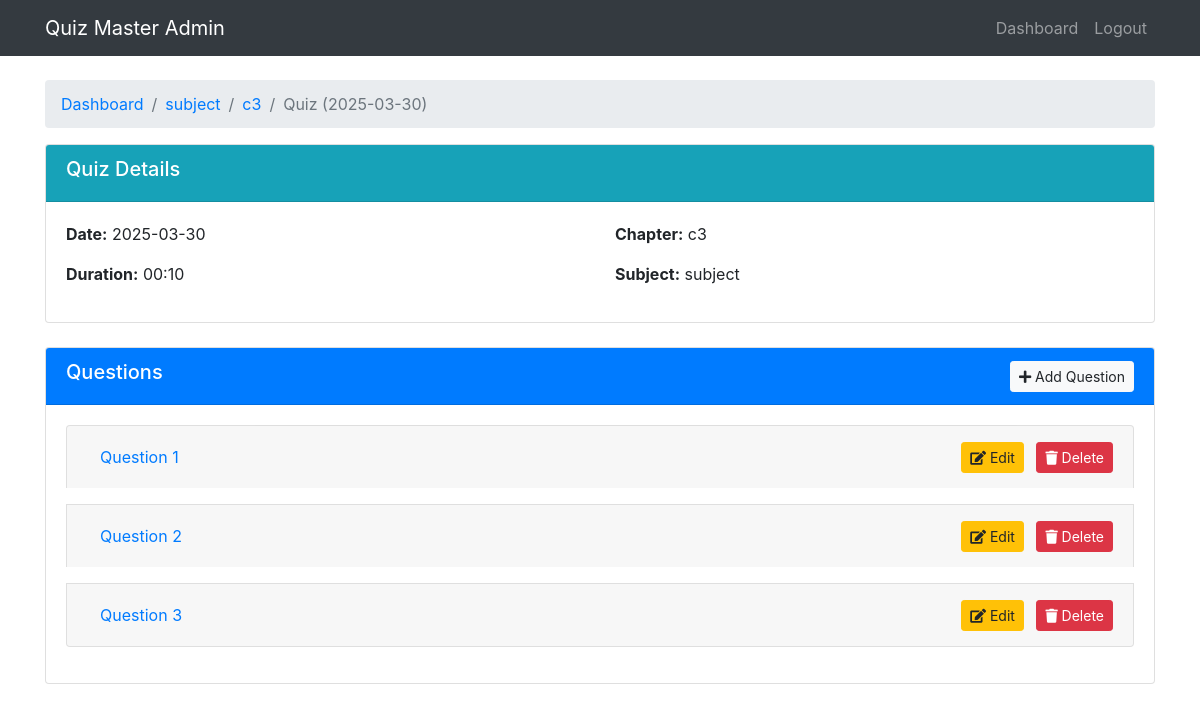
/admin/quiz/1/questions (signed in), run on the app's committed database.
### models/db_setup.py (models this page shows)
class Subject(db.Model):
    id = db.Column(db.Integer, primary_key=True)
    name = db.Column(db.String(100), nullable=False)
    description = db.Column(db.Text)
    chapters = db.relationship('Chapter', backref='subject', lazy=True, cascade="all, delete-orphan")

class Chapter(db.Model):
    id = db.Column(db.Integer, primary_key=True)
    name = db.Column(db.String(100), nullable=False)
    description = db.Column(db.Text)
    subject_id = db.Column(db.Integer, db.ForeignKey('subject.id'), nullable=False)
    quizzes = db.relationship('Quiz', backref='chapter', lazy=True, cascade="all, delete-orphan")

class Quiz(db.Model):
    id = db.Column(db.Integer, primary_key=True)
    chapter_id = db.Column(db.Integer, db.ForeignKey('chapter.id'), nullable=False)
    date_of_quiz = db.Column(db.Date, nullable=False)
    time_duration = db.Column(db.String(5), nullable=False)  # Format: HH:MM
    remarks = db.Column(db.Text)
    questions = db.relationship('Question', backref='quiz', lazy=True, cascade="all, delete-orphan")
    scores = db.relationship('Score', backref='quiz', lazy=True, cascade="all, delete-orphan")

class Question(db.Model):
    id = db.Column(db.Integer, primary_key=True)
    quiz_id = db.Column(db.Integer, db.ForeignKey('quiz.id'), nullable=False)
    question_statement = db.Column(db.Text, nullable=False)
    option1 = db.Column(db.String(200), nullable=False)
    option2 = db.Column(db.String(200), nullable=False)
    option3 = db.Column(db.String(200), nullable=False)
    option4 = db.Column(db.String(200), nullable=False)
    correct_option = db.Column(db.Integer, nullable=False)  # 1, 2, 3, or 4

### controllers/admin.py (the view)
def view_questions(quiz_id):
    if not session.get('is_admin'):
        return redirect(url_for('login'))
    quiz = Quiz.query.get_or_404(quiz_id)
    return render_template('admin/questions.html', quiz=quiz)

### templates/admin/questions.html (shortened to what this page needs)
<!DOCTYPE html>
<html lang="en">
<head>
    <link rel="stylesheet" href="https://stackpath.bootstrapcdn.com/bootstrap/4.5.2/css/bootstrap.min.css">
    <link rel="stylesheet" href="https://cdnjs.cloudflare.com/ajax/libs/font-awesome/5.15.1/css/all.min.css">
</head>
<body>
    <nav class="navbar navbar-expand-lg navbar-dark bg-dark">
        <div class="container">
            <a class="navbar-brand" href="#">Quiz Master Admin</a>
            <div class="collapse navbar-collapse" id="navbarNav">
                <ul class="navbar-nav ml-auto">
                    <li class="nav-item">
                        <a class="nav-link" href="{{ url_for('admin_dashboard') }}">Dashboard</a>
                    </li>
                    <li class="nav-item">
                        <a class="nav-link" href="{{ url_for('logout') }}">Logout</a>
                    </li>
                </ul>
            </div>
        </div>
    </nav>
    <div class="container mt-4">
        <nav aria-label="breadcrumb">
            <ol class="breadcrumb">
                <li class="breadcrumb-item"><a href="{{ url_for('admin_dashboard') }}">Dashboard</a></li>
                <li class="breadcrumb-item"><a href="{{ url_for('view_chapters', subject_id=quiz.chapter.subject.id) }}">{{ quiz.chapter.subject.name }}</a></li>
                <li class="breadcrumb-item"><a href="{{ url_for('view_quizzes', chapter_id=quiz.chapter.id) }}">{{ quiz.chapter.name }}</a></li>
                <li class="breadcrumb-item active">Quiz ({{ quiz.date_of_quiz.strftime('%Y-%m-%d') }})</li>
            </ol>
        </nav>
        <div class="card mb-4">
            <div class="card-header bg-info text-white">
                <h5>Quiz Details</h5>
            </div>
            <div class="card-body">
                <div class="row">
                    <div class="col-md-6">
                        <p><strong>Date:</strong> {{ quiz.date_of_quiz.strftime('%Y-%m-%d') }}</p>
                        <p><strong>Duration:</strong> {{ quiz.time_duration }}</p>
                    </div>
                    <div class="col-md-6">
                        <p><strong>Chapter:</strong> {{ quiz.chapter.name }}</p>
                        <p><strong>Subject:</strong> {{ quiz.chapter.subject.name }}</p>
                    </div>
                </div>
            </div>
        </div>
        <div class="card">
            <div class="card-header bg-primary text-white d-flex justify-content-between align-items-center">
                <h5>Questions</h5>
                <a href="{{ url_for('add_question', quiz_id=quiz.id) }}" class="btn btn-sm btn-light">
                    <i class="fas fa-plus"></i> Add Question
                </a>
            </div>
            <div class="card-body">
                {% if quiz.questions %}
                    <div class="accordion" id="questionAccordion">
                        {% for question in quiz.questions %}
                            <div class="card mb-3">
                                <div class="card-header d-flex justify-content-between align-items-center" id="heading{{ question.id }}">
                                    <h5 class="mb-0">
                                        <button class="btn btn-link" type="button" data-toggle="collapse"
                                                data-target="#collapse{{ question.id }}" aria-expanded="true"
                                                aria-controls="collapse{{ question.id }}">
                                            Question {{ loop.index }}
                                        </button>
                                    </h5>
                                    <div>
                                        <a href="#" class="btn btn-warning btn-sm mr-2">
                                            <i class="fas fa-edit"></i> Edit
                                        </a>
                                        <a href="{{ url_for('delete_question', question_id=question.id) }}" class="btn btn-danger btn-sm"
                                          onclick="return confirm('Are you sure you want to delete this question?')">
                                            <i class="fas fa-trash"></i> Delete
                                        </a>
                                    </div>
                                </div>
                            </div>
                        {% endfor %}
                    </div>
                {% else %}
                    <p class="text-center">No questions added for this quiz yet. Add some questions to get started!</p>
                {% endif %}
            </div>
        </div>
    </div>
</body>
</html>

### data on the page
Subject: chapter.subject.name "subject"
Chapter: chapter.name "c3"
Quiz: date_of_quiz "2025-03-30", time_duration "00:10"
